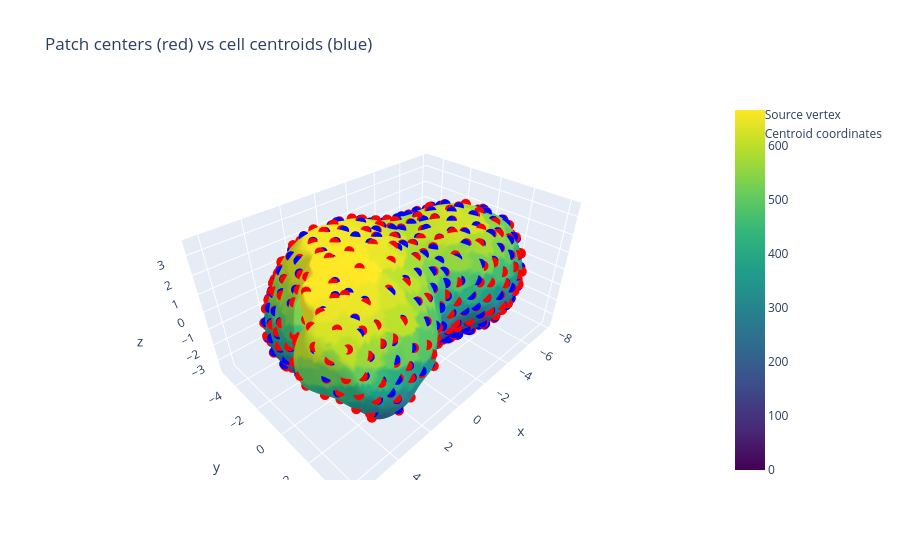

This figure's notebook cell:
### Code cell
fig = go.Figure(data=[
    go.Mesh3d(
        x=mesh.v[:,0], y=mesh.v[:,1], z=mesh.v[:,2],
        i=mesh.f[:,0], j=mesh.f[:,1], k=mesh.f[:,2],
        intensity=mesh.cell_label_field,
        colorscale='Viridis',
        showscale=True,   # adds colorbar
        name="Surface"
    ),
    go.Scatter3d(
        # x=centroid_coords[:,0], y=centroid_coords[:,1], z=centroid_coords[:,2],
        x=mesh.v[cell_center_vertices,0], y=mesh.v[cell_center_vertices,1], z=mesh.v[cell_center_vertices,2],
        mode='markers',
        marker=dict(size=6, color='red', symbol='circle'),
        name="Source vertex"
    ),
    go.Scatter3d(
        # x=centroid_coords[:,0], y=centroid_coords[:,1], z=centroid_coords[:,2],
        x=centroids[:,0], y=centroids[:,1], z=centroids[:,2],
        mode='markers',
        marker=dict(size=6, color='blue', symbol='circle'),
        name="Centroid coordinates"
    )
])

fig.update_layout(
    scene=dict(aspectmode='data'),
    title="Patch centers (red) vs cell centroids (blue)"
)

fig.show()

### Figure 1 — Plotly figure (JSON) as saved in the notebook; plotly's stock layout.template omitted (floating-point values rounded to 4 significant figures; data arrays with more than 128 entries replaced by an {"elided": "..."} marker saying what was removed)
{"data": [{"colorscale": [[0, "#440154"], [0.1111, "#482878"], [0.2222, "#3e4989"], [0.3333, "#31688e"], [0.4444, "#26828e"], [0.5556, "#1f9e89"], [0.6667, "#35b779"], [0.7778, "#6ece58"], [0.8889, "#b5de2b"], [1, "#fde725"]], "i": {"elided": "35998 int values"}, "intensity": {"elided": "18001 int values"}, "j": {"elided": "35998 int values"}, "k": {"elided": "35998 int values"}, "name": "Surface", "showscale": true, "type": "mesh3d", "x": {"elided": "18001 float values"}, "y": {"elided": "18001 float values"}, "z": {"elided": "18001 float values"}}, {"marker": {"color": "red", "size": 6, "symbol": "circle"}, "mode": "markers", "name": "Source vertex", "type": "scatter3d", "x": {"elided": "667 float values"}, "y": {"elided": "667 float values"}, "z": {"elided": "667 float values"}}, {"marker": {"color": "blue", "size": 6, "symbol": "circle"}, "mode": "markers", "name": "Centroid coordinates", "type": "scatter3d", "x": {"elided": "667 float values"}, "y": {"elided": "667 float values"}, "z": {"elided": "667 float values"}}], "layout": {"scene": {"aspectmode": "data"}, "title": {"text": "Patch centers (red) vs cell centroids (blue)"}}}
